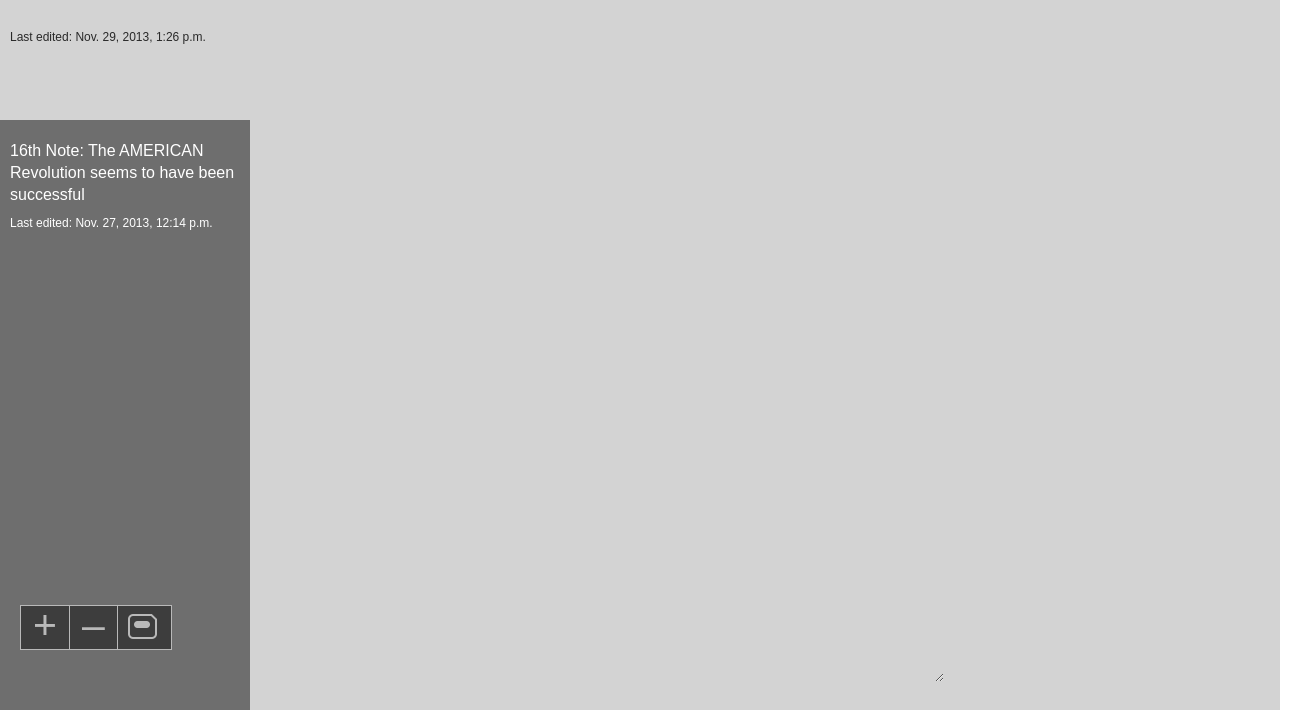
The app's page /, older data.
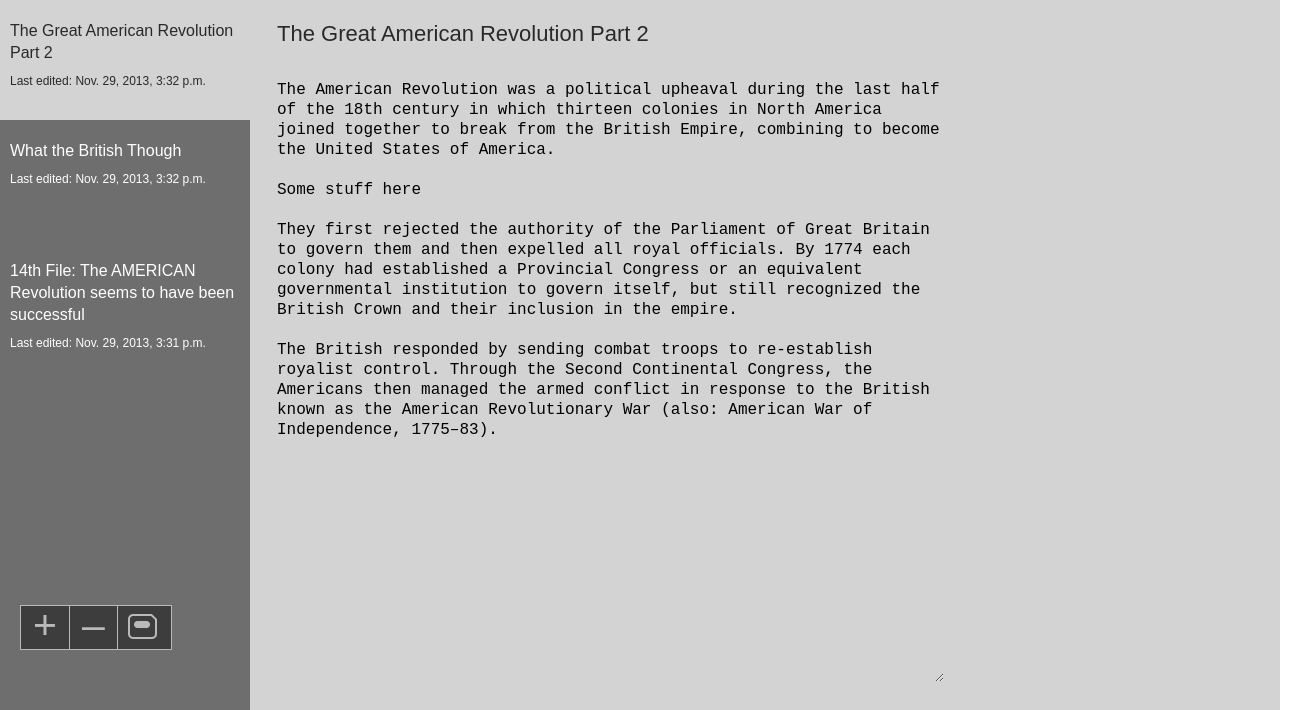
The same page, newer data.
### notes/models.py (models this page shows, shortened)
class Note(models.Model):
	title = models.CharField(max_length=100)
	content = models.TextField()
	first_published_date = models.DateTimeField(auto_now=True)
	last_update_date = models.DateTimeField(auto_now=True)

### notes/views.py (the view)
# urls.py: url(r'^$', views.index, name='index'),
def index(request):
	"""Lists all of the Notes in the Database"""
	list_of_notes = Note.objects.all().order_by('-last_update_date')
	template = 'notes/base.html'
	target = list_of_notes[0]
	noteid = list_of_notes[0].id
	form = NotesForm(initial={'title': target.title, 'content': target.content})
	context = {'list_of_notes': list_of_notes, 'target': target, 'form':form, 'noteid': noteid}
	return render(request, template, context)

### notes/views.py
class NotesForm(forms.Form):
    title = forms.CharField(max_length=150)
    content = forms.CharField(widget=forms.Textarea(attrs={'rows':30, 'cols':65}))
    noteid = forms.CharField()

### notes/templates/notes/base.html (shortened to what this page needs)
<!DOCTYPE html>
 <html class="no-js">
    <head>
        {% load staticfiles %}
        <link rel="stylesheet" type="text/css" href="{% static 'notes/style.css' %}" />
    </head>
    <body>
        <div class="main_container">
            {% if not deleted %}
                <form action="/update/" method="post">{% csrf_token %}
            {% else %}
                <form method="post" action="javascript:;">
            {% endif %}
            <section class="notes_list">
                {% block empty %}
                    {% if list_of_notes %}
                        {% for note in list_of_notes %}
                            <a href="{% url 'notes:read' note_id=note.id %}">
                                <div class="note_selector {% if note.id == target.id %} selected {% endif %}">
                                <h2>{{ note.title }}</h2>
                                <p>Last edited: {{ note.last_update_date }}</p>
                                </div>
                            </a>
                        {% endfor %}
                    {% endif %}
                <div class="nav_buttons">
                    <a href="{% url 'notes:create' %}">+</a>
                    <a href="{% if not deleted %}{% url 'notes:delete' note_id=target.id %}{% else %}javascript:;{% endif %}">–</a>
                    <input type="submit" value='' style="background:url({% static 'notes/savedisk.png' %}) no-repeat;">
                </div>
            </section>
            <section class="note_text">
                {% if list_of_notes %}
                    {% if newspace %}
                        <a href="javascript:;">
                            <div class="note_selector selected">
                                <h2>New note</h2>
                                <p>To be published now</p>
                            </div>
                        </a>
                    {% else %}
                        {% if deleted %}
                            <h1>Note: {{ tempid }} was deleted</h1>
                            <p>Please enter a note</p>
                        {% else %}
                            <div class="note_title">
                                {{ form.title }}
                            </div>
                            <div class="note_content">
                                {{ form.content }}
                            </div>
                           </form>
                        {% endif %}
                    {% endif %}
                {% else %}
                    <h1>Please enter a title</h1>
                    <p>Please enter a note</p>
                {% endif %}
                {% endblock empty %}
        </div>
    </body>
</html>

### notes/static/notes/style.css (style rules this page uses)
html, body { padding:0; margin:0; }
.main_container { width:1280px; min-height:800px; height:100%; background:#d3d3d3; }
.notes_list { width:250px; min-height:800px; height:100%; background:#6e6e6e; float:left; position:relative; }
.note_text { float:left; margin-left:25px; width:865px; min-height:800px; }
.note_selector { width:230px; height:100px; padding:20px 10px 0 10px; }
.note_selector h2 { margin:0 0 10px 0; color:#ffffff; }
.note_selector p { font-size:12px; color:#ffffff; }
.note_selector.selected { background:#d3d3d3; }
.note_selector.selected h2 { color:#292929; }
.note_selector.selected p { color:#292929; }
.nav_buttons { position:absolute; bottom:150px; left:20px; background:#3d3d3d; border:solid 1px #b9b9b9; width:150px; }
.nav_buttons input { width:47px; height:43px; border-right:solid 1px #b9b9b9; font-size:41px; color:#b9b9b9; display:block; float:left; border:none; border-right:solid 1px #b9b9b9; margin:0; padding:0; cursor:pointer; background:#3d3d3d; box-sizing:none !important; }
.nav_buttons a { text-align: center; border-right:solid 1px #b9b9b9; font-size:41px; color:#b9b9b9; display:block; float:left; padding:5px 12px 10px 12px !important; line-height:28px; }
.nav_buttons input { border-right:none; position: relative; left: 10px; top: 8px; }
.note_text h1, .note_text input { width:800px; font-size:22px; margin:20px 0 30px 0; color:#292929; font-weight:400; display:block; background:#d3d3d3; border:none; }
.note_text p, .note_text textarea { font-size:16px; margin-bottom:15px; font-weight:300; line-height:20px; display:block; background:#d3d3d3; border:none; }
h1, h2, h3, h4, h5, h6, p, a { font-family:helvetica; }
h2 { font-size:16px; line-height:22px; font-weight:300; padding:0; }
p { margin:0; padding:0; }
a { text-decoration:none; border:none; cursor:pointer; }

Row changes from the older to the newer data that the page shows:
removed Note: last_update_date "Nov. 29, 2013, 1:26 p.m."
added Note: title "The Great American Revolution Part 2", last_update_date "Nov. 29, 2013, 3:32 p.m.", content "The American Revolution was a political upheaval during the last half of the 18th century in which thirteen colonies in North America joined together to break from the British Empire, combining to become the United States of America. Some stuff here They first rejected the authority of the Parliament of Great Britain to govern them and then expelled all royal officials. By 1774 each colony had established a Provincial Congress or an equivalent governmental institution to govern itself, but still recognized the British Crown and their inclusion in the empire. The British responded by sending combat troops to re-establish royalist control. Through the Second Continental Congress, the…"
added Note: title "What the British Though", last_update_date "Nov. 29, 2013, 3:32 p.m."
changed Note: title "16th Note: The AMERICAN Revolution seems to have been successful" → "14th File: The AMERICAN Revolution seems to have been successful"; last_update_date "Nov. 27, 2013, 12:14 p.m." → "Nov. 29, 2013, 3:31 p.m."
